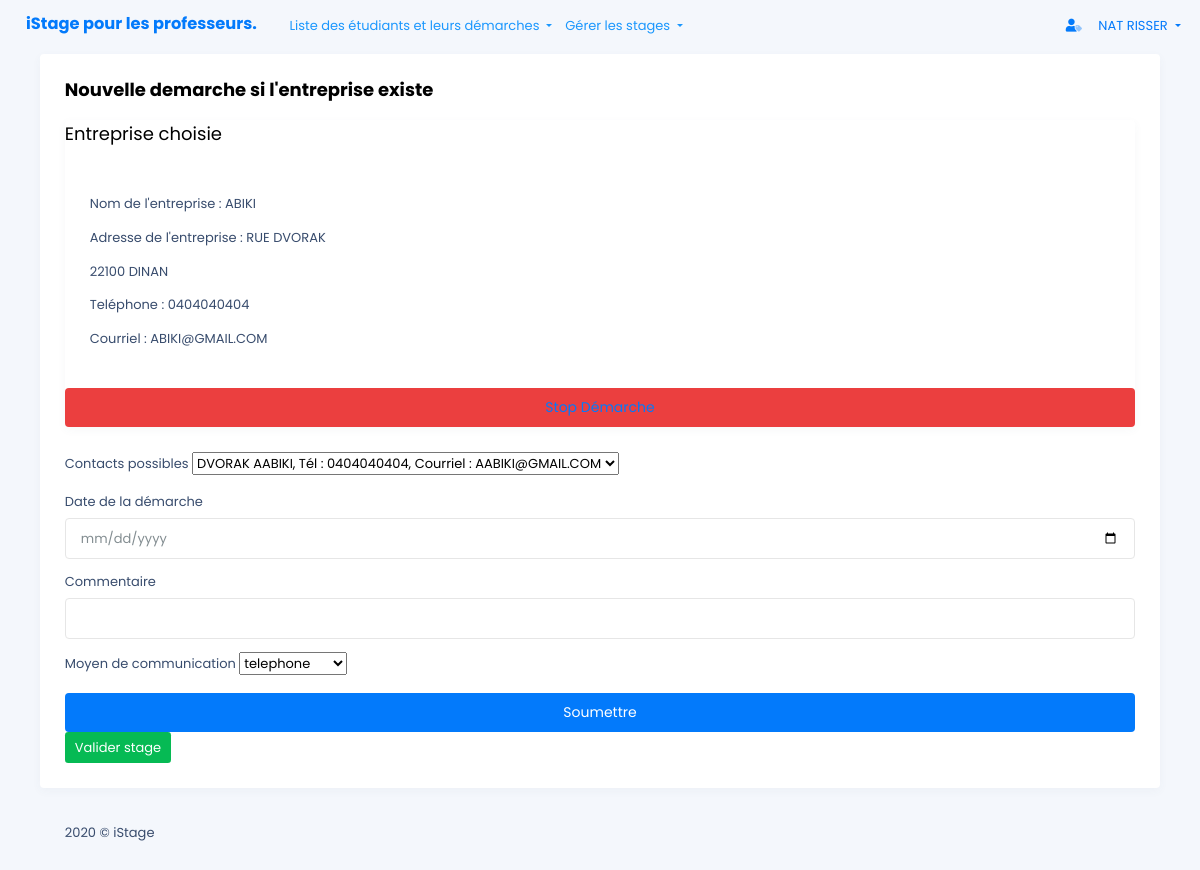
Screenshot of /front_end/creer_demarche.php?id=4 (signed in) with the database file from the repository.
### tables this page shows
CREATE TABLE IF NOT EXISTS `entreprise` (
  `ID_ENTREPRISE` smallint NOT NULL AUTO_INCREMENT,
  `NOM_ENTREPRISE` char(32) NOT NULL,
  `ADRESSE_ENTREPRISE` char(255) NOT NULL,
  `CP_ENTREPRISE` char(5) NOT NULL,
  `VILLE_ENTREPRISE` char(32) NOT NULL,
  `TEL_ENTREPRISE` char(10) NOT NULL,
  `EMAIL_ENTREPRISE` char(32) NOT NULL,
  `REFUS_ANNEESIO1` tinyint(1) NOT NULL DEFAULT '0',
  `REFUS_ANNEE_SIO2` tinyint(1) NOT NULL DEFAULT '0',
  PRIMARY KEY (`ID_ENTREPRISE`)
);

### back_end/recherche_entreprise.php (called while the page is built)
<?php
$id= $_GET['id'];
$stmt = $db_etudiant->prepare(
    "SELECT  NOM_ENTREPRISE,ADRESSE_ENTREPRISE, CP_ENTREPRISE,
       VILLE_ENTREPRISE,TEL_ENTREPRISE,EMAIL_ENTREPRISE,REFUS_ANNEESIO1
       FROM entreprise
       WHERE ENTREPRISE.ID_ENTREPRISE=:id;"
);
$stmt->bindValue(':id', $id, PDO::PARAM_INT);
$stmt->execute();
$entreprise = $stmt->fetch(PDO::FETCH_BOTH);
$stmt = $db_etudiant->prepare(
    "SELECT  ID_SALARIE,NOM_SALARIE,PRENOM_SALARIE,TEL_SALARIE,EMAIL_SALARIE
      FROM salarie INNER JOIN entreprise
          ON SALARIE.ID_ENTREPRISE=ENTREPRISE.ID_ENTREPRISE
      WHERE ENTREPRISE.ID_ENTREPRISE=:id;"
);
$stmt->bindValue(':id', $id, PDO::PARAM_INT);
$stmt->execute();
$contacts = $stmt->fetchAll(PDO::FETCH_BOTH);
$stmt = $db_etudiant->prepare("SELECT  ID_MOYEN,LIBELLE_MOYEN  FROM moyencom;");
$stmt->execute();
$moyens = $stmt->fetchAll(PDO::FETCH_BOTH);
?>

### front_end/creer_demarche.php (the view, shortened to what this page needs)
<!DOCTYPE html>
<html lang="en">
<?php
    include_once '../includes/header.php';
    include_once '../back_end/recherche_entreprise.php';
?>
<body>
<?php
    include_once '../includes/barnav.php';
?>
    <div class="lime-container">
        <div class="lime-body">
            <div class="container">
                <div class="row">
                    <div class="col-md-12">
                        <div class="card">
                            <div class="card-body">
                                <h5 class="card-title">Nouvelle demarche si l'entreprise existe</h5>
                                <div class="card">
                                  <p class="card-title">Entreprise choisie</p>
                                    <div class="card-body">
                                    <p class="card-text">Nom de l'entreprise : <?php echo $entreprise['NOM_ENTREPRISE'];?></p>
                                    <p class="card-text">Adresse de l'entreprise : <?php echo $entreprise['ADRESSE_ENTREPRISE'];?></p>
                                    <p class="card-text"><?php echo $entreprise['CP_ENTREPRISE'].' '.$entreprise['VILLE_ENTREPRISE'];?></p>
                                    <p class="card-text">Teléphone : <?php echo $entreprise['TEL_ENTREPRISE'];?></p>
                                    <p class="card-text"> Courriel : <?php echo $entreprise['EMAIL_ENTREPRISE'];?></p>
                                    </div>
                                    <button type="button" name="stop_demarche" id="stop_demarche"
                                        class="btn btn-block btn-danger btn-lg"><a href="../back_end/stop_demarche.php?id=<?php echo $id?>">Stop Démarche</a>
                                    </button>
                                </div>
                                <form method="POST" id="creer_demarche" name="creer_demarche" class="mt-4">
                                    <div class="form-group">
                                        <label for="contact">Contacts possibles  </label>
                                        <select   name="id_contact" id="id_contact"  required  >
                                        <?php foreach ($contacts as $contact) { ?>
                                             <option value="<?php echo $contact['ID_SALARIE']?>"><?php echo $contact['PRENOM_SALARIE'].' '.$contact['NOM_SALARIE'].', Tél :  '.$contact['TEL_SALARIE'].', Courriel :  '.$contact['EMAIL_SALARIE'] ?></option>
                                           <?php } ?>
                                        </select>
                                    </div>
                                    <div class="form-group">
                                        <label for="date">Date de la démarche</label>
                                        <input type="date" class="form-control " id="date_dem"  name="date_dem"  required >
                                    </div>
                                    <div class="form-group">
                                        <label for="comment">Commentaire </label>
                                        <input type="text" class="form-control " id="comment"  name="comment"  required>
                                    </div>
                                    <div class="form-group">
                                        <label for="moyen">Moyen de communication</label>
                                        <select   name="id_moyen" id="moyen_com" required>
                                           <?php foreach ($moyens as $moyen) { ?>
                                             <option value="<?php echo $moyen['ID_MOYEN']?>"><?php echo $moyen['LIBELLE_MOYEN']?></option>
                                           <?php } ?>
                                        </select>
                                    </div>
                                    <div class="mt-3">
                                        <button type="submit" name="creer_demarche" id="creer_demarche"
                                            class="btn btn-block btn-primary btn-lg">Soumettre</button>
                                    </div>
                                    <div>
                                        <button type="send" name="valider_stage" id="valider_stage"class="btn btn-success">
                                        Valider stage</button>
                                   </div>
                                </form>
                            </div>
                        </div>
                    </div>
                </div>
            </div>
        </div>
        <div class="lime-footer">
            <div class="container">
                <div class="row">
                    <div class="col-md-12">
                        <span class="footer-text">2020 © iStage</span>
                    </div>
                </div>
            </div>
        </div>
    </div>
</body>
</html>

### assets/css/custom.css (style rules this page uses)
body { font-size: 1rem; font-family: Roboto, sans-serif; font-weight: initial; line-height: normal; -webkit-font-smoothing: antialiased }
a { text-decoration: none; }
.h1, .h2, .h3, .h4, .h5, .h6, h1, h2, h3, h4, h5, h6 { font-weight: 700 }
label { line-height: 1.3rem }
.h5, h5 { font-size: 1rem }
body, html { overflow-x: hidden; padding-right: 0 !important }
* { box-sizing: border-box }

### rows the page displays
entreprise: NOM_ENTREPRISE "ABIKI", ADRESSE_ENTREPRISE "RUE DVORAK", CP_ENTREPRISE "22100", VILLE_ENTREPRISE "DINAN", TEL_ENTREPRISE "0404040404", EMAIL_ENTREPRISE "ABIKI@GMAIL.COM"

### other values shown
$_SESSION['prenom'] "NAT"
$_SESSION['nom'] "RISSER"
form field id_contact "DVORAK AABIKI, Tél : 0404040404, Courriel : AABIKI@GMAIL.COM"
form field id_moyen "telephone"
